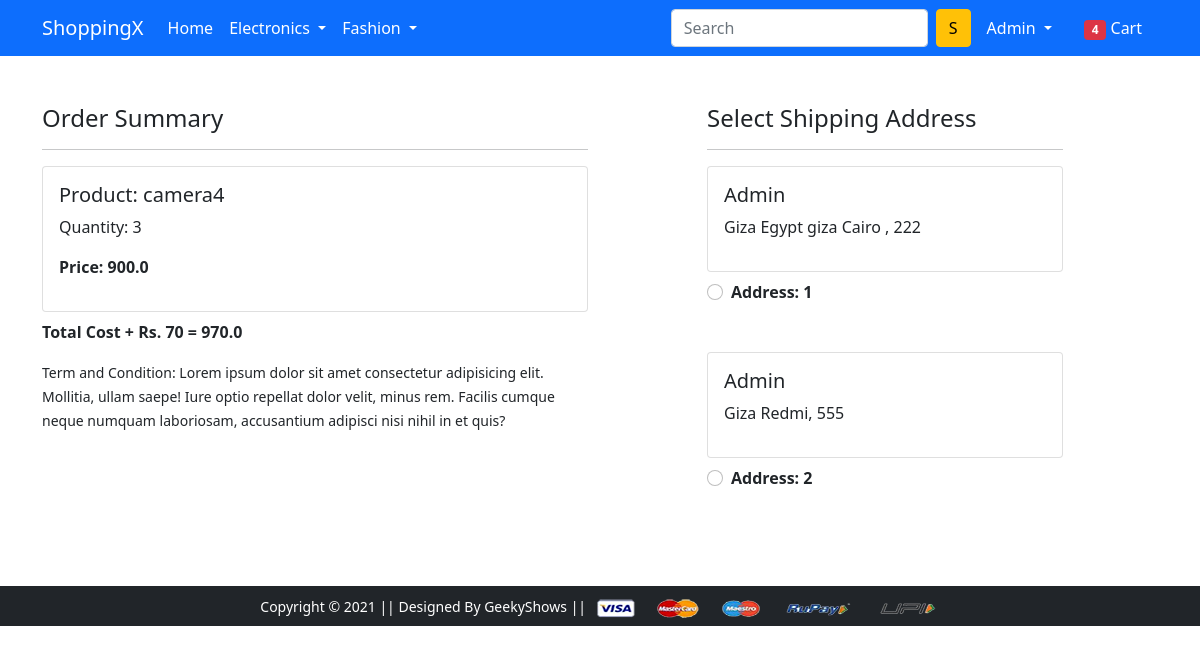
Screenshot of /checkout/ (signed in) with the database file from the repository.
### app/models.py (models this page shows, shortened)
class Card(models.Model):
  user = models.ForeignKey(User, on_delete=models.CASCADE)
  product = models.ForeignKey(Product, on_delete=models.CASCADE)
  quantity = models.PositiveIntegerField(default=1)
  @property
  def total_cost(self):
    return self.quantity * self.product.discounted_price

class Product(models.Model):
  title = models.CharField(max_length=100)
  selling_price= models.FloatField()
  discounted_price = models.FloatField()
  description = models.TextField()
  brand = models.CharField(max_length=100)
  category =models.CharField(choices=CATEGORY_CHOISES,max_length=2)
  product_image=models.ImageField(upload_to='productimg')

class Customer(models.Model):
  user = models.ForeignKey(User, on_delete=models.CASCADE, related_name='customer')
  name = models.CharField(max_length=200)
  localty = models.CharField(max_length=200)
  city = models.CharField(max_length=50)
  zipcode = models.IntegerField()
  state = models.CharField(choices=STATE_CHOISES,max_length=40)

### app/views.py (the view)
# urls.py: path('checkout/', views.checkout, name='checkout'),
@login_required
def checkout(request):
  user = request.user
  add = Customer.objects.filter(user=user)
  card_items = Card.objects.filter(user=user)
  amount=0.0
  shipping_amount=70.0
  totalamount=0.0
  card_product = [p for p in Card.objects.all() if p.user ==request.user]
  if card_product:
    for p in card_product:
      tempamount = (p.quantity * p.product.discounted_price)
      amount += tempamount
    totalamount= amount + shipping_amount
  return render(request, 'app/checkout.html',{'add':add,'totalamount':totalamount,'card_items':card_items})

### app/templates/app/checkout.html (shortened to what this page needs)
{% extends 'app/base.html' %}
{% load static %}
{% block main-content %}
<div class="container">
 <div class="row mt-5">
  <div class="col-sm-6">
    <h4>Order Summary</h4>
    <hr>
    {% for item in card_items %}
      <div class="card mb-2">
        <div class="card-body">
          <h5>Product: {{item.product.title}}</h5>
          <p>Quantity: {{item.quantity}}</p>
          <p class="fw-bold">Price: {{item.total_cost}}</p>
        </div>
      </div>
      {% endfor %}
      <p class="fw-bold">Total Cost + Rs. 70 = {{totalamount}}</p>
    <small>Term and Condition: Lorem ipsum dolor sit amet consectetur adipisicing elit. Mollitia, ullam saepe! Iure optio repellat dolor velit, minus rem. Facilis cumque neque numquam laboriosam, accusantium adipisci nisi nihil in et quis?</small>
  </div>
  <div class="col-sm-4 offset-sm-1">
    <h4>Select Shipping Address</h4>
    <hr>
    <form action="/paymentdone" id='myform'>
      {% for ad in add %}
      <div class="card">
        <div class="card-body">
        <h5>{{ad.name}}</h5>
        <p>{{ad.locality}} {{ad.city}} {{ad.state}}, {{ad.zipcode}}</p>
        </div>
      </div>
        <div class="form-check mt-2 mb-5">
          <input class="form-check-input" type="radio" value="{{ad.id}}" name="custid" id="custadd{{forloop.counter}}">
          <label class="form-check-label fw-bold" for="">
            Address: {{ forloop.counter }} </label>
        </div>
        {% endfor %}
      </form>
    </div>
  </div>
</div>
{% endblock main-content %}
{% block payment-getway %}
</body>
{% endblock payment-getway %}

### app/templates/app/base.html (shortened to what this page needs)
<!doctype html>
{% load static %}
<html lang="en">
  <head>
    <link href="https://cdn.jsdelivr.net/npm/bootstrap@5.0.0-beta1/dist/css/bootstrap.min.css" rel="stylesheet">
    <link rel="stylesheet" href="{% static 'app/css/owl.carousel.min.css' %}">
    <link rel="stylesheet" href="{% static 'app/css/all.min.css' %}">
    <link rel="stylesheet" href="{% static 'app/css/style.css' %}">
  </head>
  <body>
    <nav class="navbar navbar-expand-lg navbar-dark bg-primary">
     <div class="container">
       <a class="navbar-brand" href="/">ShoppingX</a>
       <div class="collapse navbar-collapse" id="navbarSupportedContent">
         <ul class="navbar-nav me-auto mb-2 mb-lg-0">
           <li class="nav-item">
             <a class="nav-link active" aria-current="page" href="/">Home</a>
           </li>
           <li class="nav-item dropdown">
             <a class="nav-link dropdown-toggle text-white" href="#" id="electronicsDropdown" role="button" data-bs-toggle="dropdown" aria-expanded="false">
               Electronics
             </a>
           </li>
           <li class="nav-item dropdown">
             <a class="nav-link dropdown-toggle text-white" href="#" id="fashionDropdown" role="button" data-bs-toggle="dropdown" aria-expanded="false">
               Fashion
             </a>
           </li>
         </ul>
         <form class="d-flex">
           <input class="form-control me-2" type="search" placeholder="Search" aria-label="Search">
           <button class="btn btn-warning" type="submit">S</button>
         </form>
         <div>
          <ul class="navbar-nav me-auto mb-2 mb-lg-0">
            {% if user.is_authenticated %}
           <li class="nav-item dropdown mx-2">
              <a class="nav-link dropdown-toggle text-white" href="#" id="profileDropdown" role="button" data-bs-toggle="dropdown" aria-expanded="false">
                {{request.user.username|capfirst}}
              </a>
            </li>
            <li class="nav-item mx-2">
             <a href="{% url 'showcard' %}" class="nav-link text-white"><span class="badge bg-danger">4</span> Cart </a>
            </li>
            {% endif %}
          </ul>
         </div>
       </div>
     </div>
    </nav>
    {% block main-content %} {% endblock main-content %}
    {% block payment-getway %}{% endblock payment-getway %}
    <footer class="container-fluid bg-dark text-center p-2 mt-5">
        <small class="text-white">Copyright &copy; 2021 || Designed By GeekyShows || </small>
        <img src="{% static 'app/images/payment.png' %}" alt="" srcset="" class="img-fluid" height="2px">
    </footer>
  </body>
</html>

### rows the page displays
Card: product "camera4", quantity "3", total_cost "900.0"
Customer: name "Admin", city "Giza", state "Egypt giza Cairo", zipcode "222"
Customer: name "Admin", city "Giza", state "Redmi", zipcode "555"

### other values shown
{{ request.user.username|capfirst }} "Admin"
{{ totalamount }} "970.0"
